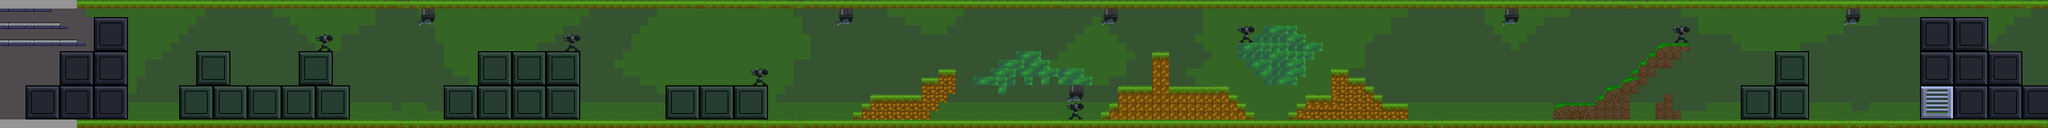

The image is a tile-based game level rendered from a .tmx file. Its description and source (layers, tilesets, objects; grid data summarised) follow:
An orthogonal 240x15 tile map with 16x16 px tiles, 4 tile layers (bg1, bg2, bg3, element), 9 tilesets and 104 objects.

<map version="1.0" tiledversion="2017.07.26" orientation="orthogonal" renderorder="right-down" width="240" height="15" tilewidth="16" tileheight="16" nextobjectid="523">
 <tileset firstgid="1" source="tileset/sheet1.tsx" />
 <tileset firstgid="257" source="tileset/plums.tsx" />
 <tileset firstgid="2157" source="tileset/foreground-props2.tsx" />
 <tileset firstgid="2274" source="tileset/mininicular.tsx" />
 <tileset firstgid="2338" source="tileset/Industrial-TileSheet (1).tsx" />
 <tileset firstgid="4898" source="tileset/turret2.tsx" />
 <tileset firstgid="4902" source="tileset/turret8.tsx" />
 <tileset firstgid="4906" source="tileset/turret3.tsx" />
 <tileset firstgid="4910" source="tileset/turret7.tsx" />
 <layer name="bg1" width="240" height="15">
  <data>[3600 cells, 3600 non-empty, 5 distinct tile ids]</data>
 </layer>
 <layer name="bg2" width="240" height="15">
  <data>[3600 cells, 1837 non-empty, 8 distinct tile ids]</data>
 </layer>
 <layer name="bg3" width="240" height="15">
  <data>[3600 cells, 1 non-empty, 1 distinct tile ids]</data>
 </layer>
 <layer name="element" width="240" height="15">
  <data>[3600 cells, 1375 non-empty, 76 distinct tile ids]</data>
 </layer>
 <objectgroup name="Ground">
  <object id="35" x="2176" y="224" width="448" height="16" />
  <object id="36" x="2176" y="0" width="448" height="16" />
  <object id="49" x="2624" y="0" width="400" height="16" />
  <object id="50" x="2624" y="224" width="800" height="16" />
  <object id="51" x="3024" y="0" width="400" height="16" />
  <object id="74" x="3424" y="0" width="416" height="16" />
  <object id="75" x="3424" y="224" width="416" height="16" />
  <object id="515" x="0" y="224" width="240" height="16" />
  <object id="517" x="240" y="224" width="1936" height="16" />
 </objectgroup>
 <objectgroup name="Wall">
  <object id="84" x="0" y="0" width="624" height="16" />
  <object id="86" x="624" y="0" width="784" height="16" />
  <object id="88" x="1408" y="0" width="768" height="16" />
  <object id="89" x="2176" y="0" width="640" height="16" />
  <object id="90" x="2816" y="0" width="624" height="16" />
  <object id="91" x="3440" y="0" width="400" height="16" />
  <object id="161" x="176" y="32" width="64" height="192" />
  <object id="163" x="112" y="96" width="64" height="128" />
  <object id="164" x="48" y="160" width="64" height="64" />
  <object id="166" x="3728" y="96" width="64" height="128" />
  <object id="167" x="3792" y="160" width="48" height="64" />
  <object id="168" x="336" y="160" width="320" height="64" />
  <object id="169" x="368" y="96" width="64" height="64" />
  <object id="170" x="560" y="96" width="64" height="64" />
  <object id="171" x="896" y="96" width="192" height="64" />
  <object id="172" x="832" y="160" width="256" height="64" />
  <object id="173" x="1248" y="160" width="192" height="64" />
  <object id="174" x="1600.09" y="210.75" width="143.909" height="13.25" />
  <object id="177" x="1728" y="160" width="47.9091" height="18.9091" />
  <object id="178" x="1728" y="146.75" width="64" height="13.25" />
  <object id="179" x="1760" y="130.333" width="32" height="16.1667" />
  <object id="180" x="1904" y="96" width="48" height="16" />
  <object id="181" x="1872" y="112" width="96" height="16" />
  <object id="182" x="1856" y="128" width="176" height="16" />
  <object id="184" x="1872" y="160" width="16" height="16" />
  <object id="185" x="2160" y="98.6667" width="32" height="64.2424" />
  <object id="187" x="2112" y="163" width="192" height="45" />
  <object id="189" x="2288" y="208" width="16" height="16" />
  <object id="191" x="2112" y="208" width="16" height="16" />
  <object id="195" x="2496" y="131" width="32" height="15.75" />
  <object id="196" x="2496" y="147" width="64" height="16.25" />
  <object id="197" x="2496" y="163.25" width="80" height="16" />
  <object id="199" x="2432" y="194" width="208" height="16.6667" />
  <object id="200" x="2416" y="211" width="224" height="13" />
  <object id="210" x="3264" y="160" width="128" height="64" />
  <object id="232" x="3600" y="32" width="128" height="128" />
  <object id="233" x="3664" y="160" width="64" height="64" />
  <object id="235" x="2368" y="48" width="64" height="32" />
  <object id="236" x="2432" y="64" width="16" height="16" />
  <object id="238" x="2336" y="112" width="112" height="16" />
  <object id="239" x="2352" y="128" width="96" height="16" />
  <object id="240" x="2368" y="144" width="64" height="16" />
  <object id="242" x="1824" y="144" width="80" height="16" />
  <object id="243" x="1920" y="144" width="16" height="16" />
  <object id="244" x="1952" y="144" width="16" height="16" />
  <object id="245" x="1984" y="144" width="64" height="16" />
  <object id="247" x="2320" y="80" width="160" height="16" />
  <object id="248" x="2320" y="96" width="144" height="16" />
  <object id="249" x="2352" y="64" width="16" height="16" />
  <object id="262" x="2128" y="208" width="160" height="16" />
  <object id="264" x="1632" y="179.091" width="127.75" height="15.4091" />
  <object id="265" x="1615.84" y="195" width="144.159" height="15" />
  <object id="266" x="2448.5" y="179.25" width="143.5" height="15" />
  <object id="298" x="3120" y="80" width="48" height="16" />
  <object id="299" x="3104" y="80" width="16" height="16" />
  <object id="300" x="3104" y="96" width="48" height="16" />
  <object id="301" x="3088" y="96" width="16" height="16" />
  <object id="302" x="3072" y="112" width="64" height="16" />
  <object id="303" x="3056" y="128" width="48" height="16" />
  <object id="304" x="3040" y="144" width="48" height="16" />
  <object id="305" x="3008" y="160" width="64" height="16" />
  <object id="306" x="2992" y="176" width="64" height="16" />
  <object id="307" x="2912" y="192" width="144" height="16" />
  <object id="308" x="2912" y="208" width="144" height="16" />
  <object id="312" x="3104" y="192" width="32" height="32" />
  <object id="313" x="3136" y="208" width="16" height="16" />
  <object id="460" x="1776" y="160" width="16" />
  <object id="461" x="1776" y="160" width="16" height="16" />
  <object id="506" x="3328" y="96" width="64" height="64" />
  <object id="509" x="3120" y="176" width="16" height="16" />
  <object id="511" x="1759.25" y="178.25" width="16.75" height="13.5" />
  <object id="512" x="2096" y="162.75" width="16" height="61.25" />
  <object id="513" x="2080" y="194.5" width="16" height="29.5" />
  <object id="514" x="2064" y="210.75" width="16" height="13.25" />
  <object id="520" x="2304" y="179" width="16" height="45" />
  <object id="521" x="2320" y="195.667" width="16" height="28.3333" />
  <object id="522" x="2336" y="210.333" width="16" height="13.6667" />
 </objectgroup>
 <objectgroup name="GroundTurret">
  <object id="211" x="592" y="64" width="32" height="32">
   <properties>
    <property name="armor" value="" />
   </properties>
  </object>
  <object id="212" x="1056" y="64" width="32" height="32">
   <properties>
    <property name="armor" value="" />
   </properties>
  </object>
  <object id="213" x="1408" y="128" width="32" height="32" />
  <object id="214" x="2000" y="192" width="32" height="32">
   <properties>
    <property name="armor" value="" />
   </properties>
  </object>
  <object id="216" x="2320" y="48" width="32" height="32">
   <properties>
    <property name="armor" value="" />
   </properties>
  </object>
  <object id="218" x="3136" y="48" width="32" height="32" />
 </objectgroup>
 <objectgroup name="CeilTurret">
  <object id="220" x="1568" y="16" width="32" height="32">
   <properties>
    <property name="armor" value="" />
   </properties>
  </object>
  </objectgroup>
 <objectgroup name="ArmyEnemy">
  <!-- 6 objects omitted --></objectgroup>
 <objectgroup name="NextMap">
  <!-- 2 objects omitted --></objectgroup>
 <objectgroup name="Boss">
  <!-- 1 objects omitted --></objectgroup>
</map>
<!-- 11 of 104 objects omitted -->
